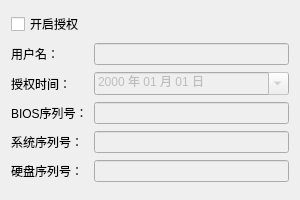
<?xml version="1.0" encoding="UTF-8"?>
<ui version="4.0">
 <class>license</class>
 <widget class="QWidget" name="license">
  <property name="geometry">
   <rect>
    <x>0</x>
    <y>0</y>
    <width>300</width>
    <height>200</height>
   </rect>
  </property>
  <property name="windowTitle">
   <string>Form</string>
  </property>
  <layout class="QGridLayout" name="gridLayout">
   <item row="0" column="0">
    <widget class="QCheckBox" name="checkbox_switch">
     <property name="text">
      <string>开启授权</string>
     </property>
    </widget>
   </item>
   <item row="1" column="0">
    <widget class="QLabel" name="label_user">
     <property name="text">
      <string>用户名：</string>
     </property>
    </widget>
   </item>
   <item row="1" column="1">
    <widget class="QLineEdit" name="lineedit_user">
     <property name="enabled">
      <bool>false</bool>
     </property>
    </widget>
   </item>
   <item row="2" column="0">
    <widget class="QLabel" name="label_date">
     <property name="text">
      <string>授权时间：</string>
     </property>
    </widget>
   </item>
   <item row="2" column="1">
    <widget class="QDateEdit" name="dateedit">
     <property name="enabled">
      <bool>false</bool>
     </property>
     <property name="displayFormat">
      <string>yyyy 年 MM 月 dd 日</string>
     </property>
     <property name="calendarPopup">
      <bool>true</bool>
     </property>
    </widget>
   </item>
   <item row="3" column="0">
    <widget class="QLabel" name="label_bios_sn">
     <property name="text">
      <string>BIOS序列号：</string>
     </property>
    </widget>
   </item>
   <item row="3" column="1">
    <widget class="QLineEdit" name="lineedit_bios_sn">
     <property name="enabled">
      <bool>false</bool>
     </property>
    </widget>
   </item>
   <item row="4" column="0">
    <widget class="QLabel" name="label_system_sn">
     <property name="text">
      <string>系统序列号：</string>
     </property>
    </widget>
   </item>
   <item row="4" column="1">
    <widget class="QLineEdit" name="lineedit_system_sn">
     <property name="enabled">
      <bool>false</bool>
     </property>
    </widget>
   </item>
   <item row="5" column="0">
    <widget class="QLabel" name="label_disk_sn">
     <property name="text">
      <string>硬盘序列号：</string>
     </property>
    </widget>
   </item>
   <item row="5" column="1">
    <widget class="QLineEdit" name="lineedit_disk_sn">
     <property name="enabled">
      <bool>false</bool>
     </property>
    </widget>
   </item>
  </layout>
 </widget>
 <resources/>
 <connections/>
</ui>
